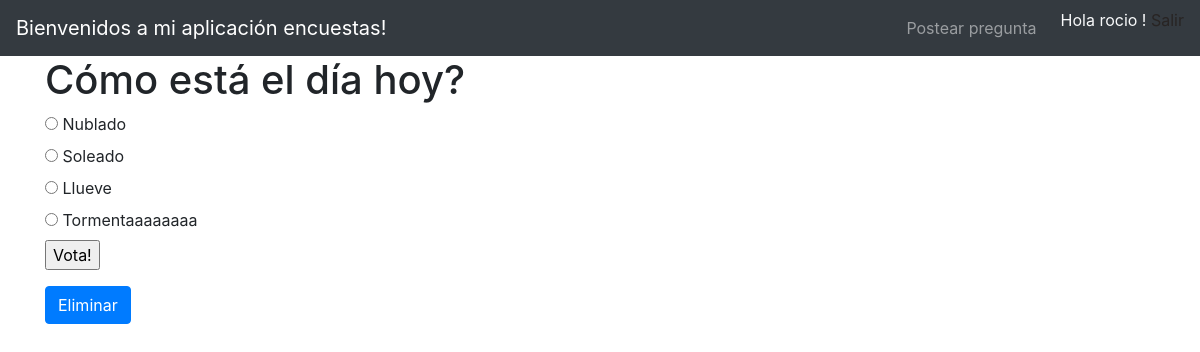
Screenshot of /polls/2/ (signed in) with the database file from the repository.
### polls/models.py (models this page shows, shortened)
class Question(models.Model):
    question_text = models.CharField("ingrese pregunta", max_length=200)
    pub_date = models.DateTimeField('fecha de publicacion')
    objects = QuestionManager()
    def was_published_recently(self):
        now = timezone.now()
        return now - datetime.timedelta(days=1) <= self.pub_date <= now
    was_published_recently.admin_order_field = 'pub_date'
    was_published_recently.boolean = True
    was_published_recently.short_description = 'Publicado recientemente?'

class Choice(models.Model):
    question = models.ForeignKey(Question, on_delete=models.CASCADE)
    choice_text = models.CharField(max_length=200)
    votes = models.IntegerField(default=0)

### polls/views.py (the view)
# urls.py: url(r'^(?P<pk>[0-9]+)/$', views.DetailView.as_view(), name='detail'),
class DetailView(generic.DetailView):
    model = Question
    template_name = 'polls/detail.html'
    def get_queryset(self):
        return Question.objects.filter(pub_date__lte=timezone.now())

### polls/templates/polls/detail.html (shortened to what this page needs)
{% extends 'polls/base.html' %}
{% load static %}
{% block content %}
    <section >
        <h1>{{ question.question_text }}</h1>
        <form action="{% url 'polls:vote' question.id %}" method ="post">
            {% for choice in question.choice_set.all %}
                <input type= "radio" name="choice" id="choice{{ forloop.counter }}" value="{{choice.id}}"/>
                <label for="choice{{ forloop.counter }}">{{choice.choice_text}}</label><br />
            {% endfor %}
            <input type="submit" value="Vota!" />
        </form>
        <a  href="{% url 'polls:eliminar pregunta' question.id %}" class="btn btn-primary">Eliminar</a>
    </section>
{% endblock %}

### polls/templates/polls/base.html (shortened to what this page needs)
{%load static%}
<link rel="stylesheet" href="https://maxcdn.bootstrapcdn.com/bootstrap/4.0.0/css/bootstrap.min.css">
<link rel="stylesheet" href="{% static 'polls/main.css' %}"/>
<!DOCTYPE html>
<html>
    <head>
    </head>
    <main>
        <body>
            <nav class="navbar navbar-expand-lg navbar-dark bg-dark">
                <a class="navbar-brand" href="{% url 'polls:index' %}">Bienvenidos a mi aplicación encuestas!</a>
                <div class="collapse navbar-collapse" id="navbarTogglerDemo02">
                    <ul class="navbar-nav ml-auto">
                        <li class="nav-item mr-3">
                            <a class="nav-link" href="{% url 'polls:post_url' %}">Postear pregunta <span class="sr-only">Postear pregunta</span></a>
                        </li>
                        {%if user.is_anonymous %}
                            <li class="nav-item mr-3">
                                    <a class="nav-link" href="{% url 'polls:ingreso' %}">Ingresar</a>
                            </li>
                            {% else %}
                                <li class="nav-item">
                                        <span class="text-light" >Hola {{ user.username}} !</span>
                                        <a href="{% url 'polls:egreso' %}">Salir</a>
                                </li>
                        {% endif%}
                    </ul>
                </div>
            </nav>
            <div class='container'>
                {%block content%}
                {%endblock%}
            </div>
        </body>
    </main>
</html>

### polls/static/polls/main.css (style rules this page uses)
li { font-size: 16px; }
a { color: #282423; }

### rows the page displays
Question: question_text "Cómo está el día hoy?"
Choice: choice_text "Nublado"
Choice: choice_text "Soleado"
Choice: choice_text "Llueve"
Choice: choice_text "Tormentaaaaaaaa"

### other values shown
{{ user.username }} "rocio"
